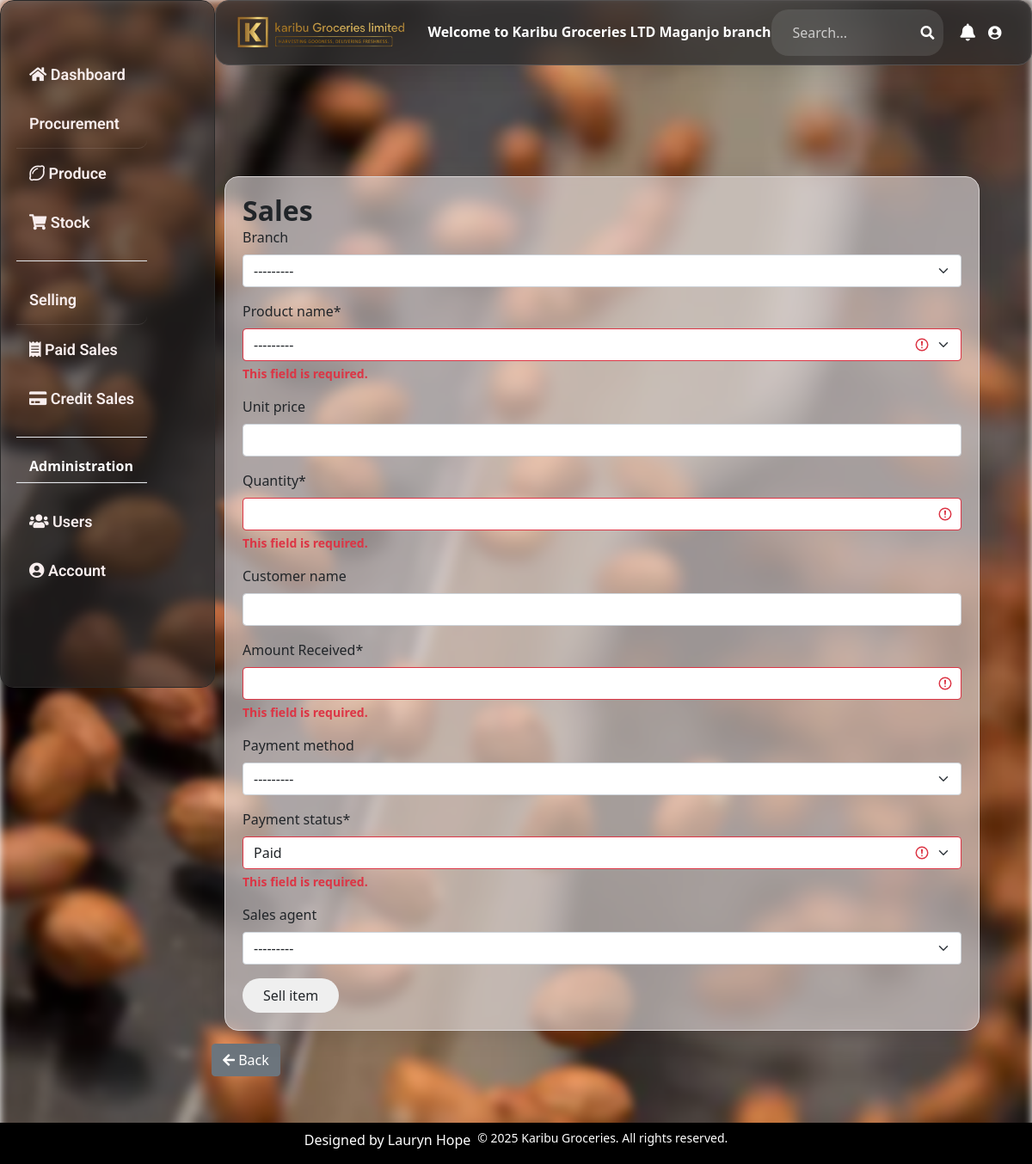
Screenshot of /issue_item/6/ (signed in) with the database file from the repository.
### happy_hoe/models.py (models this page shows, shortened)
class Userprofile(AbstractUser):
    is_salesagent = models.BooleanField(null=True, default=True)
    is_manager = models.BooleanField(null=True, default=True)
    is_director = models.BooleanField(null=True, default=True)
    last_activity = models.DateTimeField(null=True, blank=True)
    is_online = models.BooleanField(default=True)
    status = models.CharField(
        max_length=20,
        choices=(
            ('online', 'Online'),
            ('offline', 'Offline'),
        ),
        default='offline'
    )
    username = models.CharField(max_length=50, unique=True, blank=True)
    branch = models.ForeignKey(Branch, on_delete=models.CASCADE,max_length=20, blank=True, null=True ,default=1)
    email = models.EmailField(max_length=100, unique=True)
    gender_choices = (('Female','Female'), ('Male','Male'))
    gender = models.CharField(max_length=10, blank=True, choices=gender_choices)
    phone = models.CharField(max_length=10, unique=True)
    address = models.CharField(max_length=100, blank=True)
    def __str__(self):
        return self.username
    class Meta:
        db_table = 'userprofile'
        verbose_name = 'User'
        verbose_name_plural = 'Users'

class Branch(models.Model):
    branch_name= models.CharField(max_length=20, default="", blank=True, null=True)
    email = models.EmailField(max_length=100, unique=True)
    phone_number = models.CharField(max_length=15, blank=True, unique=True)
    location = models.CharField(max_length=50, default="", blank=True, null=True)
    def __str__(self):
        return self.branch_name
    class Meta:
        verbose_name_plural = 'Branches'

class Stock(models.Model):
    branch= models.ForeignKey(Branch, on_delete=models.CASCADE,  related_name='branch_stock', null=True, blank=True)
    Category_name= models.ForeignKey (Category, on_delete=models.CASCADE, blank=True)
    product_choices=(
        ('beans', 'beans'),
        ('soybeans', 'soybeans'),
        ('gnuts', 'gnuts'),
        ('maize', 'maize'),
        ('cowpeas', 'cowpeas'),
    )
    product_name = models.CharField(max_length=50, null=True, blank=True, choices=product_choices)
    total_quantity= models.PositiveIntegerField( default=0, blank=True, null=True)
    issued_quantity= models.PositiveIntegerField(default=0, blank=True, null=True)
    received_quantity= models.PositiveIntegerField( default=0, blank=True, null=True)
    cost_of_stock= models.DecimalField(max_digits=50, blank=True, null=True, default=1000000, decimal_places=0)
    unit_cost= models.IntegerField(blank=True, null=True, default=500)
    unit_price= models.IntegerField(blank=True, null=True, default=500)
    date_of_stock= models.DateField(auto_now_add=True ,blank=True, null=True)
    supplier_name= models.CharField(max_length=100, blank=True, null=True)
    phone_regex = RegexValidator(
        regex=r'^\+?256[0-9]{9,15}$',
        message="Phone number must be in the format: '+2567XXXXXXXX'.")
    supplier_contact = models.CharField(max_length=15, validators=[phone_regex], blank=True, null=True)
    type_of_produce = models.CharField(max_length=100, blank=True, null=True)
    entry_agent= models.ForeignKey(Userprofile, on_delete=models.CASCADE, null=True, blank=True, related_name='stocks_entered')
    def __str__(self):
        return str(self.product_name)

### happy_hoe/views.py (the view, shortened to what this page needs)
# urls.py: path('issue_item/<str:pk>/', views.issue_item, name="issue_item"),
@login_required
@user_passes_test(lambda u: u.is_salesagent or u.is_manager)
def issue_item(request,pk):
    stock_item = Stock.objects.get(id=pk)
    issued_item=Stock.objects.get(id=pk)
    sales_form = AddSaleForm(request.POST)
    return render(request, 'happy_hoeapp/issue_item.html', {
        'sales_form': sales_form,
        'issued_item': issued_item,
        'stock': stock_item
    })

### happy_hoe/forms.py
class AddSaleForm (ModelForm):
    product_name = forms.ModelChoiceField(
        queryset=Stock.objects.all(),
        widget=forms.Select(attrs={'class': 'form-control', 'id': 'product-select'})
    )
    quantity = forms.IntegerField(
        widget=forms.NumberInput(attrs={'class': 'form-control', 'id': 'quantity-input'})
    )
    amount_received = forms.IntegerField(required=True, label="Amount Received")
    class Meta:
        model = Sale
        fields = "__all__"
    def __init__(self, *args, **kwargs):
        super(AddSaleForm, self).__init__(*args, **kwargs)
        self.fields['quantity'].widget.attrs.update({'class': 'form-control'})

### happy_hoe/models.py (called while the page is built)
    def clean(self):
        if self.sales_agent and self.sales_agent.branch != self.branch:
            raise ValidationError("Sales agent must belong to the same branch as the sale")
        if self.product_name and self.product_name.branch != self.branch:
            raise ValidationError("Product must belong to the same branch as the sale")

### happy_hoe/templates/happy_hoeapp/issue_item.html (shortened to what this page needs)
{% extends 'happy_hoeapp/base.html' %}
{% load static %}
{% load crispy_forms_tags %}
{% block content %}
    <div class="issue-container">
        <div class="tableglass-effect">
            <h1 class="fw-bold fs-2">Sales</h1>
            <form action="" method ='POST'>
                {{ sales_form|crispy }}
                <input type="submit" value="Sell item" class="rounded-full py-2 px-4">
            </form>
        </div>
        <a href="{% url 'stock_detail' stock.id %}" class="btn btn-secondary">
            <i class="fas fa-arrow-left"></i> Back
        </a>
    </div>
{% endblock %}

### happy_hoe/templates/happy_hoeapp/base.html (shortened to what this page needs)
{% load static %}
<!DOCTYPE html>
<html lang="en">
<head>
<link rel="stylesheet" href="https://cdnjs.cloudflare.com/ajax/libs/twitter-bootstrap/5.1.0/css/bootstrap.min.css">
<link rel="stylesheet" href="https://cdnjs.cloudflare.com/ajax/libs/font-awesome/5.15.4/css/all.min.css">
<link href="https://cdn.jsdelivr.net/npm/tailwindcss@^2/dist/tailwind.min.css" rel="stylesheet">
<link rel="stylesheet" href="{% static 'css/base.css' %}">
</head>
<body >
    <div class="header fixed-top mt-0 mb-10"  id="nav-effect">
        {% if user.is_authenticated %}
        <img src="{% static 'images/kgl.png' %}" alt="Logo" class="logo" />
        <strong><h2 class="text-white text-center ml-3 display-7">Welcome to  Karibu Groceries LTD  {% if user.is_manager or user.is_salesagent %} {{ user.branch.branch_name }} branch  {% endif %}</h2></strong>
        <div class="search-container">
            <form method="GET" action="{% url 'search' %}" class="d-flex">
                <input type="text"
                       name="q"
                       placeholder="Search..."
                       value="{{ request.GET.q }}"
                       class="form-control me-2">
                <button type="submit" class="btn btn-outline-light">
                    <i class="fas fa-search"></i>
                </button>
            </form>
        </div>
        <div class="user-settings">
            <i class="fas fa-bell"></i>
            <a class=" text-white" href="{% url 'user_profile' request.user.id %}"><i class="fas fa-user-circle" style="width: 30px; margin-right: 10px;"></i></a>
        </div>
    </div>
    <div class="container-fluid px-0 ">
        <div class="row g-0 ml-0">
            <div class="col-md-2 w-[150px] px-0 ">
                <br><br><br>
                <div class="sidebar w " id="glass-effect">
                    <div class="body">
                        <nav class="navbar ">
                            <div class="container-fluid">
                                <ul>
                                    {% if user.is_director  or user.is_manager %}
                                    <a class="" href="/owner_dashboard/"><li><i class="fas fa-home"></i> Dashboard</li></a>
                                    {% elif user.is_salesagent  %}
                                    <a class="" href="/owner_dashboard/"><li><i class="fas fa-home"></i> Dashboard</li></a>
                                    {% endif %}
                                    {% if user.is_manager  %}
                                    <li class="nav-heading text-decoration: underline;">Procurement</li>
                                    <a href="/procurement/"><li class="active"><i class="far fa-lemon"></i> Produce</li></a>
                                    <a class="" href="/home/"><li><i class="fas fa-shopping-cart"></i> Stock</li></a>
                                    {% endif %}
                                    {% if user.is_manager or user.is_salesagent %}
                                    <div class="border-b my-3"></div>
                                    <li class="nav-heading">Selling</li>
                                    <a href="/sales/"><li class="active"><i class="fas fa-receipt"></i> Paid Sales</li></a>
                                    <a href="{% url 'credit_sales' %}"><li><i class="fas fa-credit-card"></i> Credit Sales</li></a>
                                    {% endif %}
                                    <div class="border-b my-3"></div>
                                    {% if user.is_manager or user.is_director %}
                                    <div class="border-b my-3"><strong ><h1 class="nav-heading text-white">Administration</h1></strong></div>
                                    <a href="/users/"><li><i class="fas fa-users"></i> Users</li></a>
                                    {% endif %}
                                    <a class="" href="{% url 'user_profile' request.user.id %}"><li><i class="fas fa-user-circle"></i> Account</li></a>
                                    <br><br><br><br><br><br>
                                </ul>
                            </div>
                        </nav>
                    </div>
                </div>
            </div>
            {% endif %}
           <div class="col-md-10">
            <br><br><br>
                <div class="container2 container-fluid p-3 flex-grow-1">
                    {% block content %}
                    {% endblock %}
                </div>
           </div>
        </div>
    </div>
    <footer class="bg-black bg-opacity-70 text-center p-2 mt-2">
        <div class="flex justify-center space-x-2 mb-2">
            <a href="#" class="text-white hover:underline">Designed by Lauryn Hope</a>
            <p class="text-sm text-white">© 2025 Karibu Groceries. All rights reserved.</p>
        </div>
    </footer>
</body>
</html>

### happy_hoe/static/css/base.css (style rules this page uses)
html, body { height: 100%; width: 100%; margin: 0; }
body::before { content: ""; position: fixed; top: 0; left: 0; right: 0; bottom: 0; width: 100%; height: 100%; top: 0; left: 0; right: 0; bottom: 0; background: url('/static/images/f1.webp') no-repeat center center fixed; background-size: cover; filter: blur(5px); z-index: -1; }
.logo { margin: 0 auto; width: 200px; height: auto; height: 50px; object-fit: contain; }
.sidebar { border-radius: 0; margin-left: 0; position: fixed; top: 0; left: 0; height: 100vh; width: 250px; overflow-y: auto; z-index: 1000; padding: 1rem; background: rgba(255, 255, 255, 0.1); backdrop-filter: blur(10px); }
.col-md-10 { margin-left: 200px; width: calc(100% - 200px); }
.nav-heading { color: #4F46E5; font-weight: bold; padding: 8px 15px; border-bottom: 1px solid rgba(255, 255, 255, 0.1); margin: 0; cursor: default; }
.header { align-items: center; margin-left: 250px; width: calc(100% - 250px); background: rgba(0, 0, 0, 0.8); }
.issue-container { position: relative; width: 100%; min-height: calc(100vh - 250hv); padding: 30px; overflow: hidden; }
.header { border-radius: 10px 10px 0px 0px; background-color: #2A3942; }
.navbar { border-radius: 20px 20px 10px 10px; padding: 2px; }
#glass-effect { background: rgba(42, 41, 41, 0.63); border-radius: 16px; box-shadow: 0 4px 30px rgba(0, 0, 0, 0.1); backdrop-filter: blur(4.7px); -webkit-backdrop-filter: blur(4.7px); border: 1px solid rgba(42, 41, 41, 1); }
.tableglass-effect { background: rgba(223, 216, 216, 0.63); border-radius: 16px; box-shadow: 0 4px 30px rgba(0, 0, 0, 0.1); backdrop-filter: blur(4.7px); -webkit-backdrop-filter: blur(4.7px); border: 1px solid rgba(219, 214, 214, 1); margin: 15px; padding: 20px; }
.body li { transition: 1s all; font-family: 'Roboto', sans-serif; font-size: 18px; padding: 15px; margin-top: 0px; color: #f8eeee; font-size: 20px; font-weight: 500; list-style: none; display: block; border-top-right-radius: 10px 10px; border-bottom-right-radius: 10px 10px; }
.body ul li { font-weight: 600; font-size: 18px; }
.header { display: flex; justify-content: space-between; align-items: center; padding: 10px; }
.search-container { position: relative; margin-right: 20px; display: flex; justify-content: flex; align-items: center; width: 200px; }
.search-container input { padding: 10px; border: 1px solid #2f89fc; border-radius: 5px; color: #fff; background: #2A3942; }
.search-container .fa-search { position: absolute; right: 10px; top: 50%; transform: translateY(-50%); color: white; }
.user-settings { display: flex; align-items: center; }
.user-settings .fa-bell { font-size: 20px; margin-right: 15px; color: white; }
footer { position: relative; bottom: 0; width: 100%; background-color: rgba(0, 0, 0, 0.7); text-align: center; padding: 2em 0; }
#nav-effect { background: rgba(46, 44, 44, 0.78); border-radius: 16px; box-shadow: 0 4px 30px rgba(0, 0, 0, 0.1); backdrop-filter: blur(8.8px); -webkit-backdrop-filter: blur(8.8px); border: 1px solid rgba(85, 82, 82, 1); }
.was-validated .form-control:invalid, .form-control.is-invalid { border-color: #dc3545; background-repeat: no-repeat; background-position: right calc(0.375em + 0.1875rem) center; background-size: calc(0.75em + 0.375rem) calc(0.75em + 0.375rem); }
.invalid-feedback { display: none; color: #dc3545; font-size: 0.875em; margin-top: 0.25rem; }
.was-validated :invalid ~ .invalid-feedback, .is-invalid ~ .invalid-feedback { display: block; }
.search-container { display: flex; align-items: center; background: rgba(255, 255, 255, 0.1); border-radius: 20px; padding: 5px 15px; }
.search-container input, .search-container select { background: transparent; border: none; color: white; }
.search-container input::placeholder { color: rgba(255, 255, 255, 0.7); }
.search-container button { border: none; background: transparent; color: white; }

### rows the page displays
Userprofile: branch.branch_name "Maganjo"
Stock: branch "---------"
Stock: product_name "---------"
